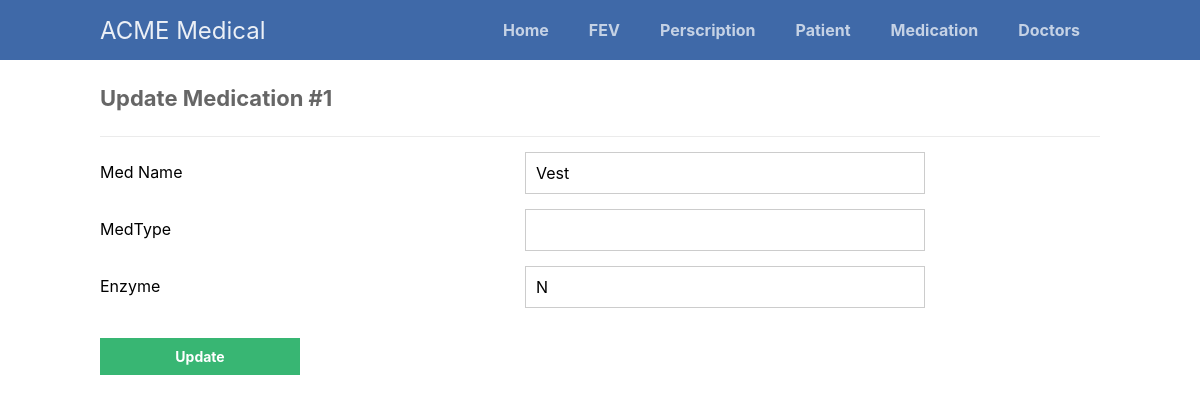
The app's page /scripts/medication/medication-update.php?MedID=1 with its own data.
### tables this page shows
CREATE TABLE Medications (
  MedID INT AUTO_INCREMENT PRIMARY KEY,
  MedName VARCHAR(255) NOT NULL,
  MedType VARCHAR(255),
  Enzyme VARCHAR(255)
);

### scripts/medication/medication-update.php (the view, shortened to what this page needs)
<?php
@include_once (APP_ROOT.APP_FOLDER_NAME . '/scripts/functions.php');
$pdo = pdo_connect_mysql();
if (isset($_GET['MedID'])) {
    $stmt = $pdo->prepare('SELECT * FROM Medications WHERE MedID = ?');
    $stmt->execute([$_GET['MedID']]);
    $medication = $stmt->fetch(PDO::FETCH_ASSOC);
} else {
    exit('No ID specified!');
}
?>
<?=template_header('Read')?>
<div class="content update">
	<h2>Update Medication #<?=$medication['MedID']?></h2>
    <form action="medication-update.php?MedID=<?=$medication['MedID']?>" method="post">
        <label for="MedName">Med Name</label>
        <input type="text" name="MedName" value="<?=$medication['MedName']?>" id="MedName" readonly>
        <label for="MedType">MedType</label>
        <input type="text" name="MedType" value="<?=$medication['MedType']?>" id="MedType">
        <label for="Enzyme">Enzyme</label>
        <input type="text" name="Enzyme" value="<?=$medication['Enzyme']?>" id="Enzyme">
        <input type="submit" value="Update">
    </form>
</div>
<?=template_footer()?>

### styles/style.css (style rules this page uses)
* { box-sizing: border-box; font-family: -apple-system, BlinkMacSystemFont, "segoe ui", roboto, oxygen, ubuntu, cantarell, "fira sans", "droid sans", "helvetica neue", Arial, sans-serif; font-size: 16px; -webkit-font-smoothing: antialiased; -moz-osx-font-smoothing: grayscale; }
body { background-color: #FFFFFF; margin: 0; }
.content { width: 1000px; margin: 0 auto; }
.content h2 { margin: 0; padding: 25px 0; font-size: 22px; border-bottom: 1px solid #ebebeb; color: #666666; }
.update form { padding: 15px 0; display: flex; flex-flow: wrap; }
.update form label { display: inline-flex; width: 400px; padding: 10px 0; margin-right: 25px; }
.update form input { padding: 10px; width: 400px; margin-right: 25px; margin-bottom: 15px; border: 1px solid #cccccc; }
.update form input[type="submit"] { display: block; background-color: #38b673; border: 0; font-weight: bold; font-size: 14px; color: #FFFFFF; cursor: pointer; width: 200px; margin-top: 15px; }

### records on screen
medications: MedID "1", MedName "Vest", Enzyme "N"
